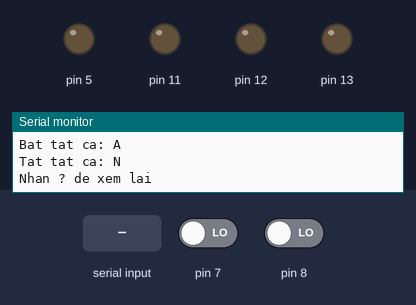
Recording of a sketch running on a simulated Arduino Uno, built with avr-gcc and run on an emulated ATmega328P. Shown: output pins drawn as LEDs (lit = HIGH), the last lines printed to the serial monitor. The inputs (shaded band) are chosen by the test bench; at power-on: pin 7 LOW, pin 8 LOW.

Above: at 1.2 s.
1.3 s: "2" received over Serial
At 2.5 s:
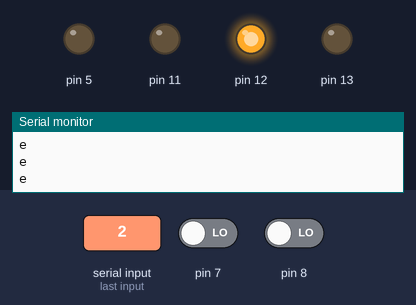
2.9 s: "3" received over Serial
At 3.7 s:
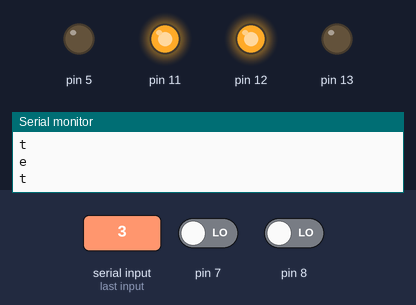
4.5 s: "4" received over Serial
At 5.0 s:
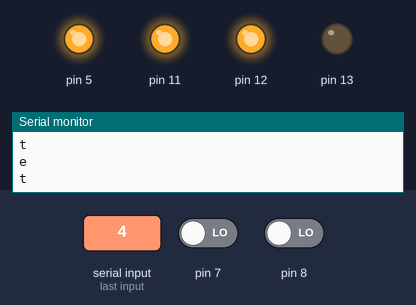
6.1 s: byte 55 (55) received over Serial
At 7.4 s:
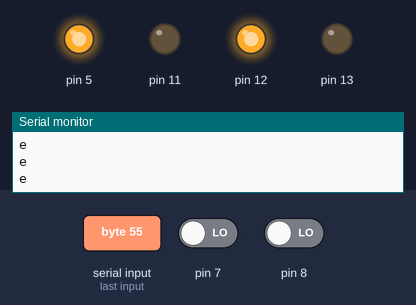
7.7 s: "6" received over Serial
At 8.7 s:
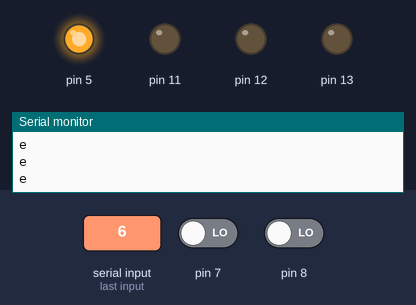
9.3 s: "3" received over Serial
At 9.9 s:
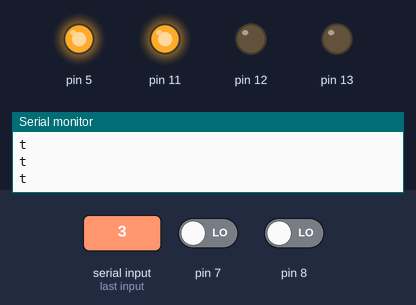
Timing chart, 0 to 11.9 s (numbered marks = the images above; inputs shaded):
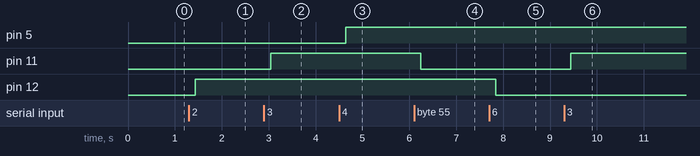

Measured:
- after the input at 1.3 s, pin 12: LOW → HIGH after 0.14 s
- after the input at 2.9 s, pin 11: LOW → HIGH after 0.14 s
- after the input at 4.5 s, pin 5: LOW → HIGH after 0.14 s
- after the input at 6.1 s, pin 11: HIGH → LOW after 0.14 s
- after the input at 7.7 s, pin 12: HIGH → LOW after 0.14 s
- after the input at 9.3 s, pin 11: LOW → HIGH after 0.14 s

The sketch:

arduino_code.ino
```cpp
#include <SoftwareSerial.h>+66
double KoTinHieu=0; //ứng dụng trong sensor chuyển động
double CoTinHieu=0; //ứng dụng trong sensor chuyển động
bool LanChayDau = true;//ứng dụng trong sensor chuyển động
int tinhieunhanduoc = 0; //Nếu là 1 thì sensor được phép làm việc, còn là 0 thì không làm việc
bool tinhieuchuyendong=false;
bool tinhieukhiga=false;
bool tinhieulua=false;
bool tinhieurole=false;
bool trangthairole=false;
bool landaulua=true,landaukhiga=true;
double ktinhieulua=0,cotinhieulua=0;
double ktinhieukhiga=0,cotinhieukhiga=0;
String s="Mo cam bien chuyen dong: 1 \nMo cam bien khi ga: 2 \nMo cam bien lua:3 \nMo role: 4\nTat cam bien chuyen dong: 5\nTat cam bien khi ga: 6\nTat cam bien lua: 7 \nTat role: 8 \nBat tat ca: A\nTat tat ca: N\nNhan ? de xem lai ";
void setup()
{
  Serial.begin(38400);
  pinMode(8,INPUT); //cảm biến khí gas
  pinMode(9,INPUT);//cảm biến chuyển động
  pinMode(A0,INPUT);
  pinMode(7, INPUT);//cảm biến lửa
  pinMode(5, OUTPUT);//Rơ le
  pinMode(13,OUTPUT); //loa báo hiệu chuyển động
  pinMode(12,OUTPUT); //loa báo hiệu khí gas
  pinMode(11,OUTPUT); // loa báo hiệu cháy
  Serial.print(s);
}
//===========================================================
void nhanduoc() //Nhận tín hiệu cho phép hoạt động từ PC và gán vào Status
{
  if (Serial.available() > 0)
  {
    while (Serial.available() > 0)
    {
      tinhieunhanduoc = Serial.read(); //Đọc tín hiệu được gửi từ PC
    }
  }
 }
//======================= CHUYỂN ĐỘNG ===================================
void cambienchuyendong(int cambienchuyendong2)
{

      if(digitalRead(cambienchuyendong2)==HIGH) // Có báo dộng
      {
        digitalWrite(13,HIGH);
        KoTinHieu=0;
        CoTinHieu=CoTinHieu+0.2;
        Serial.print("q");
        LanChayDau = false;
      }
      else
      {
        digitalWrite(13,LOW);
        KoTinHieu=KoTinHieu+0.2;
        if((KoTinHieu>3) or (LanChayDau == true))
        {
          Serial.print("w");
        }
        else
        {
          digitalWrite(13,HIGH);
          Serial.print("q"); //Thời gian chờ trước khi có tín hiệu mới hoặc Chuyển qua không tín hiệu
          CoTinHieu=0;
        }
      }
    }

//========================== KHÍ GAS =====================================
void cambienkhiga(int cambienkhiga)
{

      if(digitalRead(8)==HIGH) //khong co khi gas
          {

            digitalWrite(12,LOW);

            ktinhieukhiga+=0.2;
            if((ktinhieukhiga>5) or (landaukhiga == true))
              {
                Serial.println("r");
              } else
              {
                digitalWrite(12,HIGH);
                Serial.print("e"); //Thời gian chờ trước khi có tín hiệu mới hoặc Chuyển qua không tín hiệu
                cotinhieukhiga=0;
              }
          }else
          {
            digitalWrite(12,HIGH);
            Serial.println("e");
            ktinhieukhiga=0;
            cotinhieukhiga+=0.2;
            landaukhiga = false;
          }


 }
//====================== CẢM BIẾN LỬA ================================
void cambienlua(int cambienlua)
{

  if(digitalRead(cambienlua)==HIGH) //Không lửa
  {

     digitalWrite(11,LOW);

            ktinhieulua+=0.2;
            if((ktinhieulua>5) or (landaulua == true))
              {
                Serial.println("y");
              } else
              {
                digitalWrite(11,HIGH);
                Serial.print("t"); //Thời gian chờ trước khi có tín hiệu mới hoặc Chuyển qua không tín hiệu
                cotinhieulua=0;
              }

  }
  else
  {
    digitalWrite(11,HIGH);
    Serial.println("t");
    ktinhieulua=0;
    cotinhieulua+=0.2;
    landaulua = false;
  }

}


void loop()
{
 nhanduoc();
 switch(tinhieunhanduoc)
 {
  //=================Bật=============
  case 49: //1 trong hệ ASCII là số 49 trong hệ unsigned

    tinhieuchuyendong=true;
    break;
  case 50://2 trong hệ ASCII là số 50 trong hệ unsigned

    tinhieukhiga=true;
    break;
  case 51://3 trong hệ ASCII là số 51 trong hệ unsigned

    tinhieulua=true;
    break;
  case 52://4 trong hệ ASCII là số 52 trong hệ unsigned

    tinhieurole=true; //role bật
    break;
//=====================Tắt=========
 case 53: //5 trong hệ ASCII là số 53 trong hệ unsigned

  tinhieuchuyendong=false;
 break;
 case 54://6 trong hệ ASCII là số 54 trong hệ unsigned

  tinhieukhiga=false;
  break;
 case 55://7 trong hệ ASCII là số 55 trong hệ unsigned

  tinhieulua=false;
  break;
 case 56://8 trong hệ ASCII là số 56 trong hệ unsigned

  tinhieurole=false;//rơ le tắt
  break;
 case 63: // dấu ?
  Serial.print(s);
  tinhieunhanduoc=0;
  break;

}
//===========Thực thi===========
if(tinhieuchuyendong== true)
{
  cambienchuyendong(9);
}
else{digitalWrite(13,LOW);}
if(tinhieukhiga == true)
{
  cambienkhiga(8);

}else{digitalWrite(12,LOW);}
if(tinhieulua == true)
{
  cambienlua(7);
}else{digitalWrite(11,LOW);}
if(tinhieurole == true  )
{
  digitalWrite(5,HIGH);

}else
{
  digitalWrite(5,LOW);
}
  delay(200);
}
```
